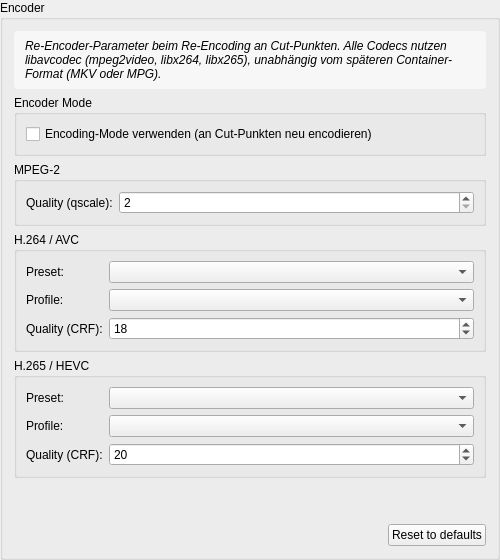
<?xml version="1.0" encoding="UTF-8"?>
<ui version="4.0">
 <class>TTCutSettingsEncoderDefaults</class>
 <widget class="QGroupBox" name="TTCutSettingsEncoderDefaults">
  <property name="geometry">
   <rect><x>0</x><y>0</y><width>500</width><height>560</height></rect>
  </property>
  <property name="title"><string>Encoder</string></property>
  <layout class="QVBoxLayout">

   <!-- Description / scope hint -->
   <item>
    <widget class="QLabel" name="laEncoderDescription">
     <property name="text"><string>Re-Encoder-Parameter beim Re-Encoding an Cut-Punkten. Alle Codecs nutzen libavcodec (mpeg2video, libx264, libx265), unabhängig vom späteren Container-Format (MKV oder MPG).</string></property>
     <property name="wordWrap"><bool>true</bool></property>
     <property name="styleSheet"><string notr="true">QLabel { color: palette(window-text); font-style: italic; background-color: palette(alternate-base); padding: 8px; border-radius: 4px; }</string></property>
    </widget>
   </item>

   <!-- Encoder Mode -->
   <item>
    <widget class="QGroupBox" name="gbEncoderMode">
     <property name="title"><string>Encoder Mode</string></property>
     <layout class="QVBoxLayout">
      <item>
       <widget class="QCheckBox" name="cbEncodingMode">
        <property name="text"><string>Encoding-Mode verwenden (an Cut-Punkten neu encodieren)</string></property>
        <property name="toolTip"><string>Aktiviert Encoding-Mode: an Cut-Punkten neu encodieren statt stream-copy. Notwendig für Frame-genaue Cuts ohne Keyframe-Alignment.</string></property>
       </widget>
      </item>
     </layout>
    </widget>
   </item>

   <!-- MPEG-2: nur Qualität wirkt (libavcodec mpeg2video kennt kein Preset;
        Profile ist auto-detected). Siehe TODO "Dead Encoder Settings". -->
   <item>
    <widget class="QGroupBox" name="gbMpeg2">
     <property name="title"><string>MPEG-2</string></property>
     <layout class="QFormLayout">
      <item row="0" column="0">
       <widget class="QLabel" name="laMpeg2Crf">
        <property name="text"><string>Quality (qscale):</string></property>
        <property name="toolTip"><string>Quality-Wert (qscale). Niedriger = bessere Qualität + größere Datei. MPEG-2: 2-31, Empfohlen: 2-6.</string></property>
       </widget>
      </item>
      <item row="0" column="1">
       <widget class="QSpinBox" name="sbMpeg2Crf">
        <property name="minimum"><number>2</number></property>
        <property name="maximum"><number>31</number></property>
        <property name="value"><number>2</number></property>
        <property name="toolTip"><string>Quality-Wert (qscale). Niedriger = bessere Qualität + größere Datei. MPEG-2: 2-31, Empfohlen: 2-6.</string></property>
       </widget>
      </item>
     </layout>
    </widget>
   </item>

   <!-- H.264 -->
   <item>
    <widget class="QGroupBox" name="gbH264">
     <property name="title"><string>H.264 / AVC</string></property>
     <layout class="QFormLayout">
      <item row="0" column="0">
       <widget class="QLabel" name="laH264Preset">
        <property name="text"><string>Preset:</string></property>
        <property name="toolTip"><string>Encoder-Preset (Speed vs. Compression). Schnellere Presets = größere Datei bei gleicher Qualität.</string></property>
       </widget>
      </item>
      <item row="0" column="1">
       <widget class="QComboBox" name="cbH264Preset">
        <property name="minimumContentsLength"><number>12</number></property>
        <property name="toolTip"><string>Encoder-Preset (Speed vs. Compression). Schnellere Presets = größere Datei bei gleicher Qualität.</string></property>
       </widget>
      </item>
      <item row="1" column="0">
       <widget class="QLabel" name="laH264Profile">
        <property name="text"><string>Profile:</string></property>
        <property name="toolTip"><string>Encoder-Profile (Kompatibilität). High = beste Qualität, Main/Baseline = breitere Kompatibilität mit alten Decodern.</string></property>
       </widget>
      </item>
      <item row="1" column="1">
       <widget class="QComboBox" name="cbH264Profile">
        <property name="minimumContentsLength"><number>12</number></property>
        <property name="toolTip"><string>Encoder-Profile (Kompatibilität). High = beste Qualität, Main/Baseline = breitere Kompatibilität mit alten Decodern.</string></property>
       </widget>
      </item>
      <item row="2" column="0">
       <widget class="QLabel" name="laH264Crf">
        <property name="text"><string>Quality (CRF):</string></property>
        <property name="toolTip"><string>Quality-Wert (CRF). Niedriger = bessere Qualität + größere Datei. H.264: 0-51, Empfohlen: 18-28.</string></property>
       </widget>
      </item>
      <item row="2" column="1">
       <widget class="QSpinBox" name="sbH264Crf">
        <property name="minimum"><number>0</number></property>
        <property name="maximum"><number>51</number></property>
        <property name="value"><number>18</number></property>
        <property name="toolTip"><string>Quality-Wert (CRF). Niedriger = bessere Qualität + größere Datei. H.264: 0-51, Empfohlen: 18-28.</string></property>
       </widget>
      </item>
     </layout>
    </widget>
   </item>

   <!-- H.265 -->
   <item>
    <widget class="QGroupBox" name="gbH265">
     <property name="title"><string>H.265 / HEVC</string></property>
     <layout class="QFormLayout">
      <item row="0" column="0">
       <widget class="QLabel" name="laH265Preset">
        <property name="text"><string>Preset:</string></property>
        <property name="toolTip"><string>Encoder-Preset (Speed vs. Compression). Schnellere Presets = größere Datei bei gleicher Qualität.</string></property>
       </widget>
      </item>
      <item row="0" column="1">
       <widget class="QComboBox" name="cbH265Preset">
        <property name="minimumContentsLength"><number>12</number></property>
        <property name="toolTip"><string>Encoder-Preset (Speed vs. Compression). Schnellere Presets = größere Datei bei gleicher Qualität.</string></property>
       </widget>
      </item>
      <item row="1" column="0">
       <widget class="QLabel" name="laH265Profile">
        <property name="text"><string>Profile:</string></property>
        <property name="toolTip"><string>Encoder-Profile. main = Standard, main10 = 10-Bit.</string></property>
       </widget>
      </item>
      <item row="1" column="1">
       <widget class="QComboBox" name="cbH265Profile">
        <property name="minimumContentsLength"><number>12</number></property>
        <property name="toolTip"><string>Encoder-Profile. main = Standard, main10 = 10-Bit.</string></property>
       </widget>
      </item>
      <item row="2" column="0">
       <widget class="QLabel" name="laH265Crf">
        <property name="text"><string>Quality (CRF):</string></property>
        <property name="toolTip"><string>Quality-Wert (CRF). Niedriger = bessere Qualität + größere Datei. H.265: 0-51, Empfohlen: 20-34.</string></property>
       </widget>
      </item>
      <item row="2" column="1">
       <widget class="QSpinBox" name="sbH265Crf">
        <property name="minimum"><number>0</number></property>
        <property name="maximum"><number>51</number></property>
        <property name="value"><number>20</number></property>
        <property name="toolTip"><string>Quality-Wert (CRF). Niedriger = bessere Qualität + größere Datei. H.265: 0-51, Empfohlen: 20-34.</string></property>
       </widget>
      </item>
     </layout>
    </widget>
   </item>

   <!-- Preview-Preset wurde nach Sidebar-Kategorie "Suche & Preview"
        verschoben (gehört konzeptionell zum Preview-Workflow, nicht zum
        Encoder-Default). -->

   <item>
    <spacer><property name="orientation"><enum>Qt::Vertical</enum></property><property name="sizeHint" stdset="0"><size><width>20</width><height>40</height></size></property></spacer>
   </item>
   <item>
    <layout class="QHBoxLayout">
     <item><spacer><property name="orientation"><enum>Qt::Horizontal</enum></property><property name="sizeHint" stdset="0"><size><width>40</width><height>20</height></size></property></spacer></item>
     <item>
      <widget class="QPushButton" name="btnResetDefaults">
       <property name="text"><string>Reset to defaults</string></property>
       <property name="toolTip"><string>Reset the values in this category to their factory defaults. Changes are applied only when you click OK.</string></property>
      </widget>
     </item>
    </layout>
   </item>

  </layout>
 </widget>
 <resources/>
 <connections/>
</ui>
